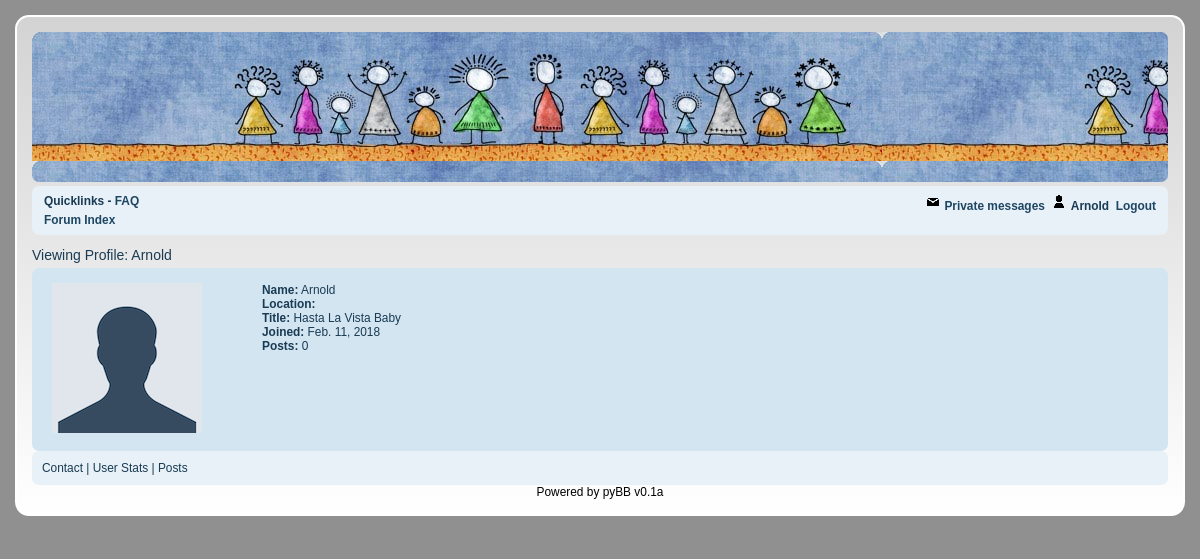
Screenshot of /profile/6/ with the database file from the repository.
### board/models.py (models this page shows, shortened)
class Profile(models.Model):
	user         = models.OneToOneField(User, on_delete=models.CASCADE)
	created      = models.DateField(null=True, blank=True)
	location     = models.CharField(max_length=30, blank=True)
	custom_title = models.CharField(max_length=30, blank=True)
	post_count   = models.IntegerField(default=0)

### board/views.py (the view)
# urls.py: url(r'^profile/(?P<user_id>\d+)/', board.views.profile, name='profile'),
def profile(request, user_id):
	user = User.objects.get(pk=user_id)
	profile = Profile.objects.get(pk=user_id)
	context = { 'user': user,
				'profile': profile }
	return render(request, 'board/profile.html', context)

### board/templates/board/profile.html
{% extends 'board/base.html' %}
{% block content %}
	<div class='forum-titlebar'>
		Viewing Profile: {{ user.username }}
	</div>
	<div class='profile-upper'>
		<div class='profile-avatar'>
			<img src="/static/blank-avatar150.png">
		</div>
		<div class='profile-info'>
			<strong>Name:</strong> {{ user.username }}<br>
			<strong>Location:</strong> {{ profile.location }}<br>
			<strong>Title:</strong> {{ profile.custom_title }}<br>
			<strong>Joined:</strong> {{ profile.created }}<br>
			<strong>Posts:</strong> {{ profile.post_count }}<br>
		</div>
	</div>
	<div class='profile-lower'>
		Contact | User Stats | Posts
	</div>
{% endblock %}

### board/templates/board/base.html (shortened to what this page needs)
<!DOCTYPE html>
{% load static %}
<link rel="stylesheet" href="{% static 'board.css' %}" type="text/css" />
<div class='page-body'>
	<div class='pybb'>
		<div class='page-header'>
		</div>
		<div class='navbar'>
			<div class='navbar-inner'>
				<div class='navbar-main'>
					<div class='navbar-left'>
						Quicklinks - <a href="{% url 'faq' %}">FAQ</a>
					</div>
					<div class='navbar-right'>
						{% if user.is_authenticated %}
							<a href="{% url 'messages' %}"><img src='/static/pm.png'>&nbsp;Private messages</a>&nbsp;
							<img src='/static/profile.png'>&nbsp;{{ user.get_username }}&nbsp;
							<a href="{% url 'logout' %}?next={{request.path}}">Logout</a>
						{% else %}
							<a href="{% url 'login' %}?next={{request.path}}">Login</a>
						{% endif %}
					</div>
				</div>
				<div class='navbar-breadcrumbs'>
					<span><a href="{% url 'index' %}">Forum Index</a></span>
				</div>
			</div>
		</div>
{% block content %}
{% endblock %}
		<div class='page-footer'>
			<span>Powered by pyBB v0.1a</span>
		</div>
	</div>
</div>

### board/static/board.css (style rules this page uses)
a:link { font-weight: bold; color: #1e4662; text-decoration: none; }
.page-body { background-color: #909090; padding: 15px; }
.pybb { max-width: 1152px; margin: auto; border: 2px solid white; border-radius: 14px; background: linear-gradient(lightgray, white); padding: 15px; font-size: 14px; font-family: "Lucida Sans Unicode", "Lucida Grande", sans-serif; }
.page-header { background-image: url("/static/header.jpg"); min-height: 150px; border-radius: 7px; }
.page-footer { font-color: darkgray; font-size: 85%; text-align: center; }
.forum-titlebar { color: #193b53; padding-top: 8px; padding-bottom: 5px; }
.navbar { background-color:#e8f1f8; color:#193b53; font-size: 85%; border-radius: 7px; }
.navbar a:link { font-weight: bold; color: #1e4662; text-decoration: none; }
.navbar-inner { padding: 8px; margin: 4px 4px 4px 4px; }
.navbar-main { font-weight: bold; }
.navbar-left { float: left; }
.navbar-right { float: right; }
.navbar-breadcrumbs { clear: both; }
.profile-upper { padding: 10px; background-color:#d4e5f2; color:#193b53; font-size: 85%; border-radius: 7px; overflow: auto; }
.profile-lower { padding: 10px; background-color:#e8f1f8; color:#193b53; font-size: 85%; border-radius: 7px; overflow: auto; }
.profile-avatar { float: left; display: inline; padding: 5px 10px 5px 10px; }
.profile-info { display: inline-block; padding: 5px 10px 5px 50px; }

### rows the page displays
Profile: custom_title "Hasta La Vista Baby", created "Feb. 11, 2018", post_count "0"

### other values shown
{{ user.get_username }} "Arnold"
{{ user.username }} "Arnold"
